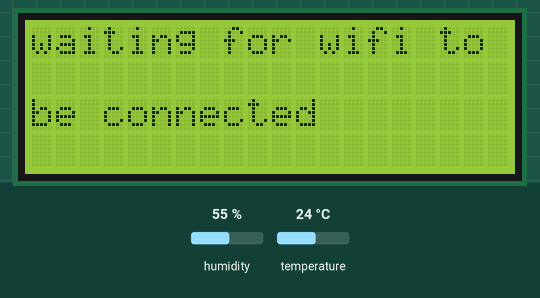
Bench run of a program on a simulated ESP8266 (NodeMCU). Parts: 20×4 character LCD. The inputs (shaded band) are chosen by the test bench; at power-on: humidity 55 %, temperature 24 °C. WiFi joins after 1.5 s; servers stay silent unless stated; what the program prints to the serial monitor is not drawn.

Above: at 0.6 s.
At 1.8 s:
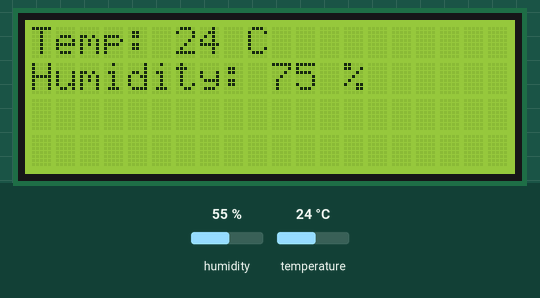

Measured:
- what the display in image 0 shows lasts 1.2 s, from 0.6 s to 1.8 s

The program:

main.cpp
```cpp
#include "DHT.h"
#include <Arduino.h>
#include <ESP8266WiFi.h>
#include "ThingSpeak.h"
#define DHTPIN 3   //RX pin
#define DHTTYPE DHT11 // DHT 11

const char *ssid = "xxxx"; // Your wifi ssid
const char *password = "xxxxx"; //Your wifi password

unsigned long myChannelNumber = 0000000;
const char * myWriteAPIKey = "xxxxxxxxxxxxxxxxxx";
const char* server = "api.thingspeak.com";

WiFiClient client;

#include <Wire.h>
#include <LiquidCrystal_I2C.h>

#define BACKLIGHT_PIN     13

// LiquidCrystal_I2C lcd(0x38);  // Set the LCD I2C address
LiquidCrystal_I2C lcd(0x27,20,4);

//LiquidCrystal_I2C lcd(0x38, BACKLIGHT_PIN, POSITIVE);  // Set the LCD I2C address

// Creat a set of new characters
const uint8_t charBitmap[][8] = {
   { 0xc, 0x12, 0x12, 0xc, 0, 0, 0, 0 },
   { 0x6, 0x9, 0x9, 0x6, 0, 0, 0, 0 },
   { 0x0, 0x6, 0x9, 0x9, 0x6, 0, 0, 0x0 },
   { 0x0, 0xc, 0x12, 0x12, 0xc, 0, 0, 0x0 },
   { 0x0, 0x0, 0xc, 0x12, 0x12, 0xc, 0, 0x0 },
   { 0x0, 0x0, 0x6, 0x9, 0x9, 0x6, 0, 0x0 },
   { 0x0, 0x0, 0x0, 0x6, 0x9, 0x9, 0x6, 0x0 },
   { 0x0, 0x0, 0x0, 0xc, 0x12, 0x12, 0xc, 0x0 }

};

DHT dht(DHTPIN, DHTTYPE);

void updateThingSpeak(float t, float h){
    // fields 1 2 salotto
    // fields 3, 4 camera nostra
    // fields 5,6 camera giulio
    ThingSpeak.setField(1, t);
    ThingSpeak.setField(2, h);
    ThingSpeak.writeFields(myChannelNumber, myWriteAPIKey);
    delay(30*1000);
}


void setup() {
  lcd.init();   // initializing the LCD
  lcd.backlight();

  Serial.begin(115200);
  dht.begin();
  ThingSpeak.begin(client);
  WiFi.begin(ssid, password);
  while (WiFi.status() != WL_CONNECTED)
    {
        delay(500);
        Serial.print("waiting for wifi to be connected");
        lcd.setCursor(0, 0);
        lcd.print("waiting for wifi to be connected");
    }
  Serial.println("");
  Serial.println("WiFi connected");
  lcd.clear();
  lcd.setCursor(0, 0);
  lcd.print("WiFi connected");
  Serial.println("IP address: ");
  Serial.println(WiFi.localIP());

}

void loop() {
    lcd.init();   // initializing the LCD
    lcd.backlight();

    float h = dht.readHumidity();
    //celcius
    float t = dht.readTemperature();
    //fahrenheit
    float f = dht.readTemperature(true);
    // Check if any reads failed and exit early (to try again).
    if (isnan(h) || isnan(t) || isnan(f))
    {
        Serial.println("Failed to read from DHT sensor!");
        return;
    }

    // Compute heat index in Fahrenheit (the default)
    float hif = dht.computeHeatIndex(f, h);
    // Compute heat index in Celcius
    float hic = dht.computeHeatIndex(t, h, false);

    Serial.print("Humidity: ");
    Serial.print(h);
    Serial.print(" %\t");
    Serial.print("Temperature: ");
    Serial.print(t);
    Serial.print(" *C ");
    Serial.print(f);
    Serial.print(" *F\t");
    Serial.print("Heat index: ");
    Serial.print(hic);
    Serial.print(" *C ");
    Serial.print(hif);
    Serial.println(" *F");

   // lcd added
  lcd.setCursor(0, 0);
  String hs="Humidity: "+String((int)f)+" % ";
  String ts="Temp: "+String((int)t)+" C ";
  lcd.clear();
  lcd.setCursor(0, 0);
  lcd.print(ts);
  lcd.setCursor(0, 1);
  lcd.print(hs);
 // lcd finished

    if(client.connect(server,80)){
        updateThingSpeak(t,h);
    }
  delay(20000);
}
```
